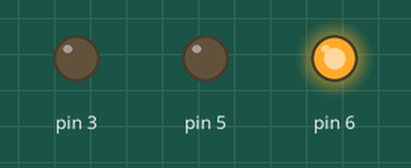
Recording of a sketch running on a simulated Arduino Uno, built with avr-gcc and run on an emulated ATmega328P. Shown: output pins drawn as LEDs (lit = HIGH).

Above: at 0.1 s.
At 11.1 s:
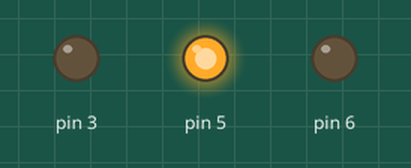
At 16.1 s:
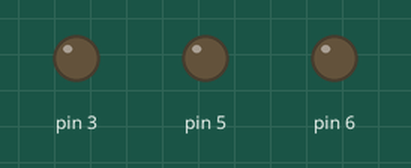
At 24.1 s:
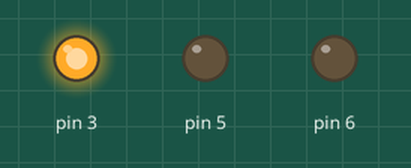
At 32.1 s:
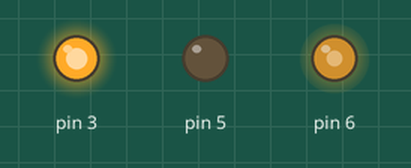
Timing chart, 0 to 33.6 s (numbered marks = the images above):
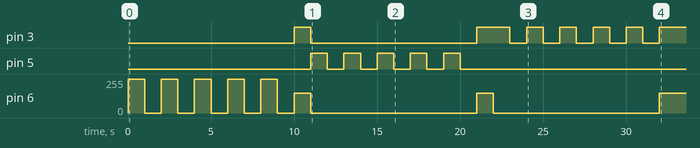

The sketch:

project_luces_intermitentes_x5.ino
```cpp
void setup() {
  pinMode(6, OUTPUT);
  pinMode(3, OUTPUT);
  pinMode(5, OUTPUT);
  pinMode(6, OUTPUT);
  for (int i = 0; i < 5; ++i)
  {
    digitalWrite(6, 1);
    delay(1000);
    digitalWrite(6, 0);
    delay(1000);
  }
  analogWrite(6, 150);
  analogWrite(5, 0);
  analogWrite(3, 255);
  delay(1000);
  analogWrite(6, 0);
  analogWrite(5, 0);
  analogWrite(3, 0);
  for (int i = 0; i < 5; ++i)
  {
    digitalWrite(5, 1);
    delay(1000);
    digitalWrite(5, 0);
    delay(1000);
  }
  analogWrite(6, 150);
  analogWrite(5, 0);
  analogWrite(3, 255);
  delay(1000);
  analogWrite(6, 0);
  analogWrite(5, 0);
  analogWrite(3, 0);
  for (int i = 0; i < 5; ++i)
  {
    digitalWrite(3, 1);
    delay(1000);
    digitalWrite(3, 0);
    delay(1000);
  }
  analogWrite(6, 150);
  analogWrite(5, 0);
  analogWrite(3, 255);
  delay(1000);

}

void loop() {

}
```
